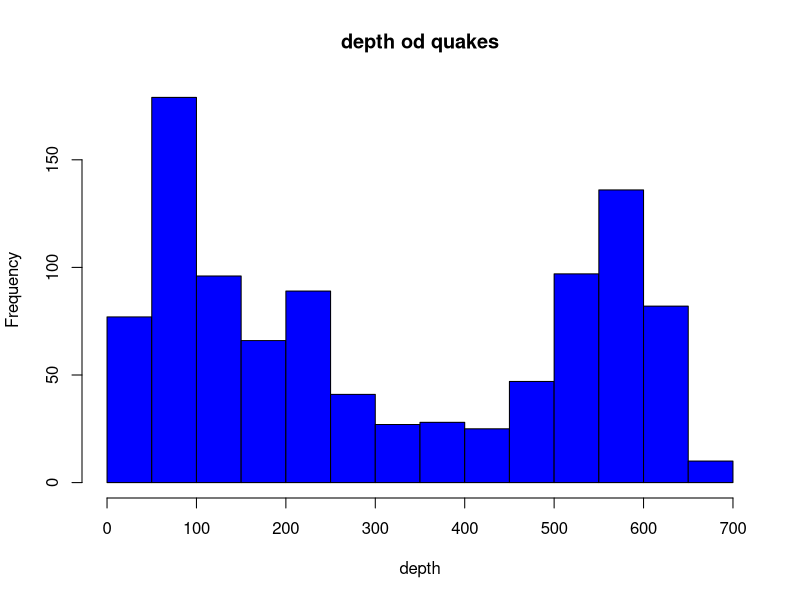
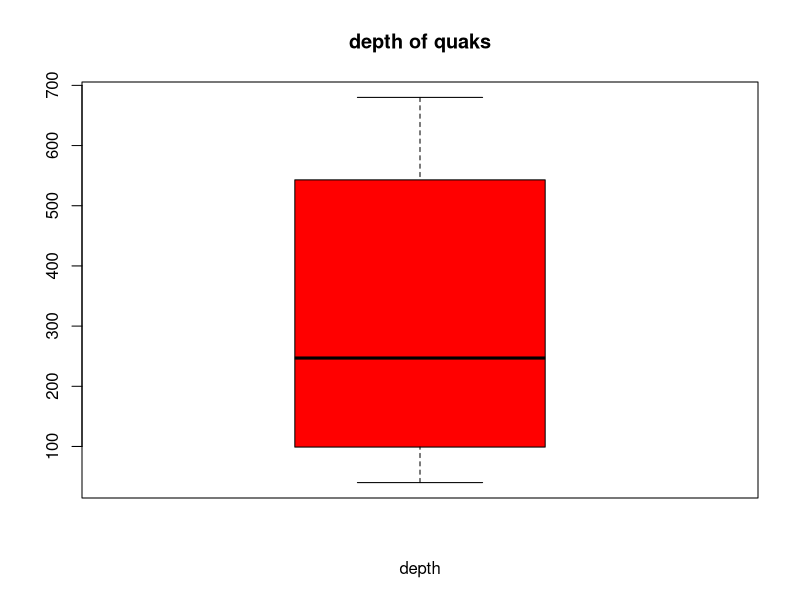
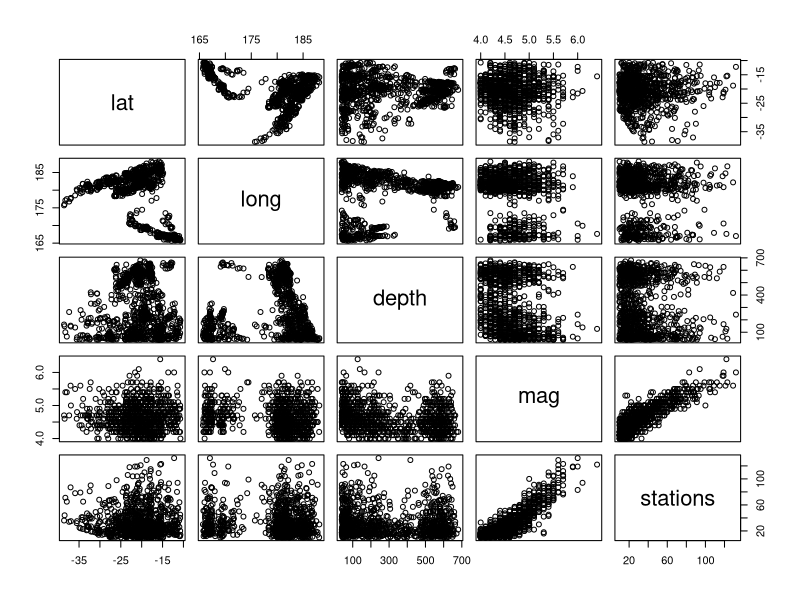
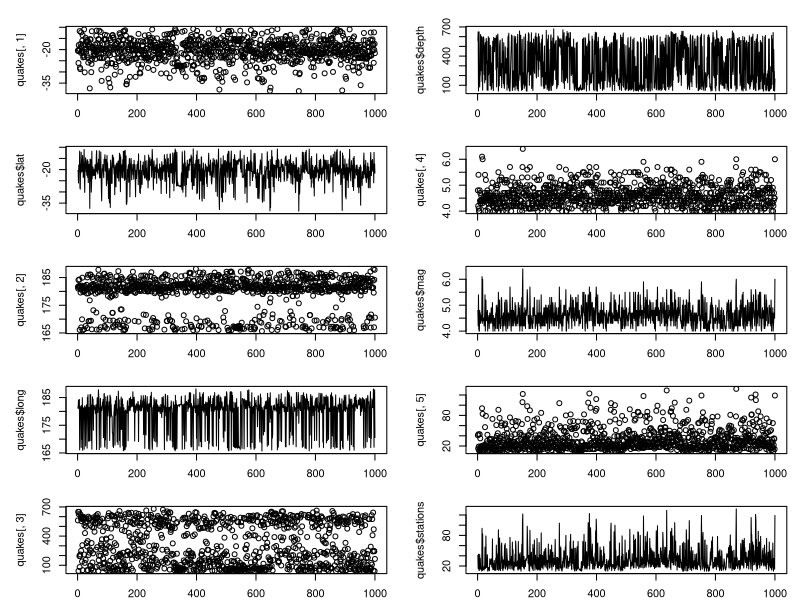

These figures' R source, in order: (Note: this script raises an error after producing the figures.)
e_quakes<- datasets::quakes

#Summary of quakes
summary(quakes)
#summary of only 1 row
summary(quakes[1,])
#summaey of onlt 1 colume
summary(quakes[,3])

#top 10 rows
head(quakes)

#bottom 10 rows
tail(quakes)

#All rows and 1 and 3 colume
e_quakes[, c(1,3)]    #showing only 500 rows 
e_quakes[2, c(1,2,3,4,5)]

e_quakes[,-3]  #what action is perform

 #displaying only 33 rows

#histogram
hist(quakes$depth, main = 'depth od quakes',
     xlab = 'depth',
     col = 'blue')

#boxplot
boxplot(quakes$depth, main = 'depth of quaks',
        xlab= 'depth',
        col = 'red')
#plot
par(mfrow=c(5,2),mar=c(2,5,2,1), las=0, byt='1')

plot(quakes)
plot(quakes[,1])
plot(quakes$lat, type = 'l')
plot(quakes[,2])
plot(quakes$long, type = 'l')
plot(quakes[,3])
plot(quakes$depth, type = 'l')
plot(quakes[,4])
plot(quakes$mag, type = 'l')
plot(quakes[,5])
plot(quakes$stations, type = 'l')


#plot and line
plot(quakes, type = 'l') #formal argument "type" matched by multiple actual arguments

plot(quakes$lat, type = 'l')



